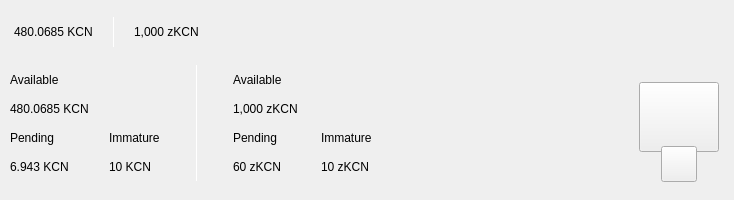
<?xml version="1.0" encoding="UTF-8"?>
<ui version="4.0">
 <class>TopBar</class>
 <widget class="QWidget" name="TopBar">
  <property name="geometry">
   <rect>
    <x>0</x>
    <y>0</y>
    <width>734</width>
    <height>200</height>
   </rect>
  </property>
  <property name="minimumSize">
   <size>
    <width>0</width>
    <height>200</height>
   </size>
  </property>
  <property name="maximumSize">
   <size>
    <width>16777215</width>
    <height>200</height>
   </size>
  </property>
  <property name="windowTitle">
   <string>Form</string>
  </property>
  <layout class="QVBoxLayout" name="verticalLayout_10" stretch="0">
   <property name="spacing">
    <number>0</number>
   </property>
   <property name="leftMargin">
    <number>0</number>
   </property>
   <property name="topMargin">
    <number>0</number>
   </property>
   <property name="rightMargin">
    <number>0</number>
   </property>
   <property name="bottomMargin">
    <number>0</number>
   </property>
   <item>
    <widget class="PFBorderImage" name="containerTop" native="true">
     <layout class="QVBoxLayout" name="verticalLayout_11">
      <property name="spacing">
       <number>0</number>
      </property>
      <property name="leftMargin">
       <number>0</number>
      </property>
      <property name="topMargin">
       <number>0</number>
      </property>
      <property name="rightMargin">
       <number>0</number>
      </property>
      <property name="bottomMargin">
       <number>0</number>
      </property>
      <item>
       <widget class="QWidget" name="top_container_2" native="true">
        <property name="minimumSize">
         <size>
          <width>0</width>
          <height>65</height>
         </size>
        </property>
        <layout class="QHBoxLayout" name="top_container">
         <property name="spacing">
          <number>0</number>
         </property>
         <property name="leftMargin">
          <number>14</number>
         </property>
         <property name="topMargin">
          <number>0</number>
         </property>
         <property name="rightMargin">
          <number>14</number>
         </property>
         <property name="bottomMargin">
          <number>0</number>
         </property>
         <item alignment="Qt::AlignVCenter">
          <widget class="QWidget" name="widgetTopAmount" native="true">
           <property name="sizePolicy">
            <sizepolicy hsizetype="Preferred" vsizetype="Maximum">
             <horstretch>0</horstretch>
             <verstretch>0</verstretch>
            </sizepolicy>
           </property>
           <layout class="QHBoxLayout" name="horizontalLayout_5">
            <property name="spacing">
             <number>0</number>
            </property>
            <property name="leftMargin">
             <number>0</number>
            </property>
            <property name="topMargin">
             <number>0</number>
            </property>
            <property name="rightMargin">
             <number>0</number>
            </property>
            <property name="bottomMargin">
             <number>0</number>
            </property>
            <item alignment="Qt::AlignTop">
             <widget class="QLabel" name="labelAmountTopKcn">
              <property name="minimumSize">
               <size>
                <width>0</width>
                <height>36</height>
               </size>
              </property>
              <property name="styleSheet">
               <string notr="true">padding:0px;margin:0px;</string>
              </property>
              <property name="text">
               <string notr="true">480.0685 KCN</string>
              </property>
             </widget>
            </item>
            <item>
             <spacer name="horizontalSpacer_11">
              <property name="orientation">
               <enum>Qt::Horizontal</enum>
              </property>
              <property name="sizeType">
               <enum>QSizePolicy::Fixed</enum>
              </property>
              <property name="sizeHint" stdset="0">
               <size>
                <width>20</width>
                <height>20</height>
               </size>
              </property>
             </spacer>
            </item>
            <item alignment="Qt::AlignVCenter">
             <widget class="QLabel" name="typeSpacerTop">
              <property name="minimumSize">
               <size>
                <width>1</width>
                <height>30</height>
               </size>
              </property>
              <property name="maximumSize">
               <size>
                <width>1</width>
                <height>30</height>
               </size>
              </property>
              <property name="styleSheet">
               <string notr="true">background-color:white;
padding:0px;
border:none;</string>
              </property>
              <property name="text">
               <string/>
              </property>
             </widget>
            </item>
            <item>
             <spacer name="horizontalSpacer_12">
              <property name="orientation">
               <enum>Qt::Horizontal</enum>
              </property>
              <property name="sizeType">
               <enum>QSizePolicy::Fixed</enum>
              </property>
              <property name="sizeHint" stdset="0">
               <size>
                <width>20</width>
                <height>20</height>
               </size>
              </property>
             </spacer>
            </item>
            <item alignment="Qt::AlignTop">
             <widget class="QLabel" name="labelAmountTopzKcn">
              <property name="minimumSize">
               <size>
                <width>0</width>
                <height>36</height>
               </size>
              </property>
              <property name="text">
               <string notr="true">1,000 zKCN</string>
              </property>
             </widget>
            </item>
           </layout>
          </widget>
         </item>
         <item>
          <spacer name="horizontalSpacer">
           <property name="orientation">
            <enum>Qt::Horizontal</enum>
           </property>
           <property name="sizeHint" stdset="0">
            <size>
             <width>40</width>
             <height>20</height>
            </size>
           </property>
          </spacer>
         </item>
         <item>
          <layout class="QHBoxLayout" name="horizontalLayout_4">
           <property name="spacing">
            <number>12</number>
           </property>
           <property name="rightMargin">
            <number>0</number>
           </property>
           <item alignment="Qt::AlignRight">
            <widget class="QWidget" name="layoutSync" native="true">
             <property name="minimumSize">
              <size>
               <width>0</width>
               <height>36</height>
              </size>
             </property>
             <property name="maximumSize">
              <size>
               <width>16777215</width>
               <height>36</height>
              </size>
             </property>
             <layout class="QVBoxLayout" name="verticalLayout_9">
              <property name="leftMargin">
               <number>0</number>
              </property>
              <property name="topMargin">
               <number>0</number>
              </property>
              <property name="rightMargin">
               <number>0</number>
              </property>
              <property name="bottomMargin">
               <number>0</number>
              </property>
              <item>
               <widget class="ExpandableButton" name="pushButtonSync" native="true">
                <property name="minimumSize">
                 <size>
                  <width>36</width>
                  <height>36</height>
                 </size>
                </property>
                <property name="maximumSize">
                 <size>
                  <width>16777215</width>
                  <height>36</height>
                 </size>
                </property>
               </widget>
              </item>
             </layout>
            </widget>
           </item>
           <item>
            <widget class="ExpandableButton" name="pushButtonStack" native="true">
             <property name="minimumSize">
              <size>
               <width>36</width>
               <height>36</height>
              </size>
             </property>
            </widget>
           </item>
           <item>
            <widget class="ExpandableButton" name="pushButtonColdStaking" native="true">
             <property name="minimumSize">
              <size>
               <width>36</width>
               <height>36</height>
              </size>
             </property>
            </widget>
           </item>
           <item>
            <widget class="ExpandableButton" name="pushButtonConnection" native="true">
             <property name="minimumSize">
              <size>
               <width>36</width>
               <height>36</height>
              </size>
             </property>
            </widget>
           </item>
           <item>
            <widget class="ExpandableButton" name="pushButtonTor" native="true">
             <property name="minimumSize">
              <size>
               <width>36</width>
               <height>36</height>
              </size>
             </property>
            </widget>
           </item>
           <item>
            <widget class="ExpandableButton" name="pushButtonLock" native="true">
             <property name="sizePolicy">
              <sizepolicy hsizetype="Expanding" vsizetype="Expanding">
               <horstretch>0</horstretch>
               <verstretch>0</verstretch>
              </sizepolicy>
             </property>
             <property name="minimumSize">
              <size>
               <width>36</width>
               <height>0</height>
              </size>
             </property>
            </widget>
           </item>
           <item>
            <widget class="ExpandableButton" name="pushButtonTheme" native="true">
             <property name="minimumSize">
              <size>
               <width>36</width>
               <height>36</height>
              </size>
             </property>
             <property name="maximumSize">
              <size>
               <width>16777215</width>
               <height>36</height>
              </size>
             </property>
            </widget>
           </item>
           <item>
            <widget class="ExpandableButton" name="pushButtonFAQ" native="true">
             <property name="minimumSize">
              <size>
               <width>36</width>
               <height>36</height>
              </size>
             </property>
            </widget>
           </item>
          </layout>
         </item>
        </layout>
       </widget>
      </item>
      <item>
       <widget class="QWidget" name="bottom_container" native="true">
        <property name="minimumSize">
         <size>
          <width>0</width>
          <height>135</height>
         </size>
        </property>
        <layout class="QHBoxLayout" name="botton_container">
         <property name="leftMargin">
          <number>10</number>
         </property>
         <property name="topMargin">
          <number>0</number>
         </property>
         <property name="rightMargin">
          <number>10</number>
         </property>
         <property name="bottomMargin">
          <number>10</number>
         </property>
         <item>
          <layout class="QHBoxLayout" name="horizontalLayout_3">
           <property name="bottomMargin">
            <number>9</number>
           </property>
           <item>
            <layout class="QVBoxLayout" name="verticalLayout_7">
             <property name="spacing">
              <number>0</number>
             </property>
             <property name="leftMargin">
              <number>0</number>
             </property>
             <property name="rightMargin">
              <number>30</number>
             </property>
             <item>
              <layout class="QVBoxLayout" name="verticalLayout_2">
               <item>
                <widget class="QLabel" name="labelTitle1">
                 <property name="text">
                  <string>Available</string>
                 </property>
                </widget>
               </item>
               <item>
                <widget class="QLabel" name="labelAmountKcn">
                 <property name="text">
                  <string notr="true">480.0685 KCN</string>
                 </property>
                </widget>
               </item>
              </layout>
             </item>
             <item>
              <layout class="QHBoxLayout" name="horizontalLayout_2">
               <property name="spacing">
                <number>0</number>
               </property>
               <item>
                <layout class="QVBoxLayout" name="verticalLayout_3">
                 <item>
                  <widget class="QLabel" name="labelTitle3">
                   <property name="text">
                    <string>Pending</string>
                   </property>
                  </widget>
                 </item>
                 <item>
                  <widget class="QLabel" name="labelPendingKcn">
                   <property name="text">
                    <string notr="true">6.943 KCN</string>
                   </property>
                  </widget>
                 </item>
                </layout>
               </item>
               <item>
                <spacer name="horizontalSpacer_3">
                 <property name="orientation">
                  <enum>Qt::Horizontal</enum>
                 </property>
                 <property name="sizeType">
                  <enum>QSizePolicy::Fixed</enum>
                 </property>
                 <property name="sizeHint" stdset="0">
                  <size>
                   <width>40</width>
                   <height>20</height>
                  </size>
                 </property>
                </spacer>
               </item>
               <item>
                <layout class="QVBoxLayout" name="verticalLayout_4">
                 <item>
                  <widget class="QLabel" name="labelTitle4">
                   <property name="text">
                    <string>Immature</string>
                   </property>
                  </widget>
                 </item>
                 <item>
                  <widget class="QLabel" name="labelImmatureKcn">
                   <property name="text">
                    <string notr="true">10 KCN</string>
                   </property>
                  </widget>
                 </item>
                </layout>
               </item>
              </layout>
             </item>
            </layout>
           </item>
           <item>
            <widget class="QLabel" name="typeSpacerExpanded">
             <property name="minimumSize">
              <size>
               <width>1</width>
               <height>100</height>
              </size>
             </property>
             <property name="maximumSize">
              <size>
               <width>1</width>
               <height>16777215</height>
              </size>
             </property>
             <property name="styleSheet">
              <string notr="true">background-color:white;
padding:0px;
border:none;</string>
             </property>
             <property name="text">
              <string/>
             </property>
            </widget>
           </item>
           <item>
            <widget class="QWidget" name="zerocoinBalances" native="true">
             <layout class="QVBoxLayout" name="verticalLayout_8">
              <property name="spacing">
               <number>0</number>
              </property>
              <property name="leftMargin">
               <number>30</number>
              </property>
              <property name="topMargin">
               <number>0</number>
              </property>
              <property name="rightMargin">
               <number>0</number>
              </property>
              <property name="bottomMargin">
               <number>0</number>
              </property>
              <item>
               <layout class="QVBoxLayout" name="verticalLayout">
                <item>
                 <widget class="QLabel" name="labelTitleAvailablezKcn">
                  <property name="text">
                   <string>Available</string>
                  </property>
                 </widget>
                </item>
                <item>
                 <widget class="QLabel" name="labelAvailablezKcn">
                  <property name="text">
                   <string notr="true">1,000 zKCN</string>
                  </property>
                 </widget>
                </item>
               </layout>
              </item>
              <item>
               <layout class="QHBoxLayout" name="horizontalLayout">
                <property name="spacing">
                 <number>0</number>
                </property>
                <item>
                 <layout class="QVBoxLayout" name="verticalLayout_5">
                  <item>
                   <widget class="QLabel" name="labelTitlePendingzKcn">
                    <property name="text">
                     <string>Pending</string>
                    </property>
                   </widget>
                  </item>
                  <item>
                   <widget class="QLabel" name="labelPendingzKcn">
                    <property name="text">
                     <string notr="true">60 zKCN</string>
                    </property>
                   </widget>
                  </item>
                 </layout>
                </item>
                <item>
                 <spacer name="horizontalSpacer_4">
                  <property name="orientation">
                   <enum>Qt::Horizontal</enum>
                  </property>
                  <property name="sizeType">
                   <enum>QSizePolicy::Fixed</enum>
                  </property>
                  <property name="sizeHint" stdset="0">
                   <size>
                    <width>40</width>
                    <height>20</height>
                   </size>
                  </property>
                 </spacer>
                </item>
                <item>
                 <layout class="QVBoxLayout" name="verticalLayout_6">
                  <item>
                   <widget class="QLabel" name="labelTitleImmaturezKcn">
                    <property name="text">
                     <string>Immature</string>
                    </property>
                   </widget>
                  </item>
                  <item>
                   <widget class="QLabel" name="labelImmaturezKcn">
                    <property name="text">
                     <string notr="true">10 zKCN</string>
                    </property>
                   </widget>
                  </item>
                 </layout>
                </item>
               </layout>
              </item>
             </layout>
            </widget>
           </item>
          </layout>
         </item>
         <item>
          <spacer name="horizontalSpacer_2">
           <property name="orientation">
            <enum>Qt::Horizontal</enum>
           </property>
           <property name="sizeHint" stdset="0">
            <size>
             <width>40</width>
             <height>20</height>
            </size>
           </property>
          </spacer>
         </item>
         <item alignment="Qt::AlignHCenter|Qt::AlignVCenter">
          <widget class="QWidget" name="qrContainer" native="true">
           <property name="sizePolicy">
            <sizepolicy hsizetype="Preferred" vsizetype="Minimum">
             <horstretch>0</horstretch>
             <verstretch>0</verstretch>
            </sizepolicy>
           </property>
           <property name="minimumSize">
            <size>
             <width>90</width>
             <height>110</height>
            </size>
           </property>
           <property name="maximumSize">
            <size>
             <width>90</width>
             <height>110</height>
            </size>
           </property>
           <layout class="QVBoxLayout" name="containerQR">
            <property name="spacing">
             <number>0</number>
            </property>
            <property name="leftMargin">
             <number>5</number>
            </property>
            <property name="topMargin">
             <number>10</number>
            </property>
            <property name="rightMargin">
             <number>5</number>
            </property>
            <property name="bottomMargin">
             <number>0</number>
            </property>
            <item>
             <widget class="QPushButton" name="btnQr">
              <property name="minimumSize">
               <size>
                <width>70</width>
                <height>70</height>
               </size>
              </property>
              <property name="maximumSize">
               <size>
                <width>16777215</width>
                <height>70</height>
               </size>
              </property>
              <property name="focusPolicy">
               <enum>Qt::NoFocus</enum>
              </property>
              <property name="text">
               <string/>
              </property>
              <property name="iconSize">
               <size>
                <width>70</width>
                <height>70</height>
               </size>
              </property>
             </widget>
            </item>
            <item>
             <spacer name="verticalSpacer">
              <property name="orientation">
               <enum>Qt::Vertical</enum>
              </property>
              <property name="sizeType">
               <enum>QSizePolicy::Fixed</enum>
              </property>
              <property name="sizeHint" stdset="0">
               <size>
                <width>20</width>
                <height>20</height>
               </size>
              </property>
             </spacer>
            </item>
            <item alignment="Qt::AlignHCenter|Qt::AlignBottom">
             <widget class="QPushButton" name="pushButtonQR">
              <property name="minimumSize">
               <size>
                <width>36</width>
                <height>36</height>
               </size>
              </property>
              <property name="maximumSize">
               <size>
                <width>36</width>
                <height>36</height>
               </size>
              </property>
              <property name="focusPolicy">
               <enum>Qt::NoFocus</enum>
              </property>
              <property name="text">
               <string/>
              </property>
             </widget>
            </item>
           </layout>
          </widget>
         </item>
        </layout>
       </widget>
      </item>
     </layout>
    </widget>
   </item>
  </layout>
 </widget>
 <customwidgets>
  <customwidget>
   <class>ExpandableButton</class>
   <extends>QWidget</extends>
   <header>qt/kcoin/expandablebutton.h</header>
   <container>1</container>
  </customwidget>
  <customwidget>
   <class>PFBorderImage</class>
   <extends>QFrame</extends>
   <header>qt/kcoin/pfborderimage.h</header>
   <container>1</container>
  </customwidget>
 </customwidgets>
 <resources/>
 <connections/>
</ui>
